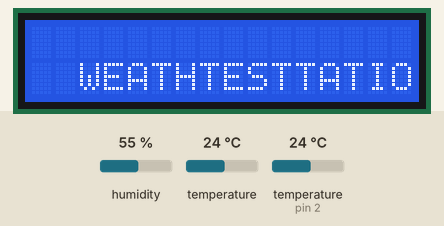
Simulated run of this sketch. Board: Arduino Uno, built with avr-gcc and run on an emulated ATmega328P. Parts: 16×2 character LCD. The test bench sets the inputs (shaded band); at power-on: humidity 55 %, temperature 24 °C, temperature (sensor on pin 2) 24 °C. The local clock reads 2024-03-15 10:24:30 at power-on unless the sketch sets it.

Above: at 1.7 s.
1.8 s: humidity set to 22 %
At 10.4 s:
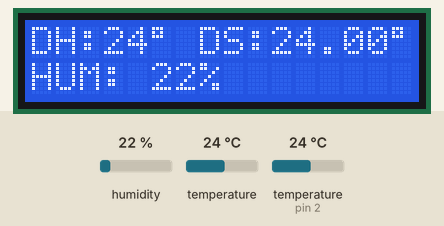
10.5 s: temperature (sensor 0) set to 12 °C
At 12.4 s:
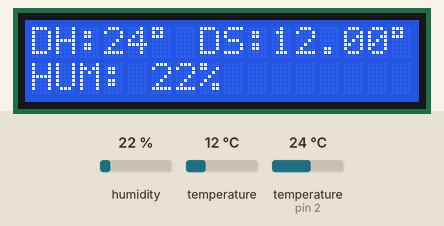
13.5 s: temperature (sensor on pin 2) set to 12 °C
At 14.8 s:
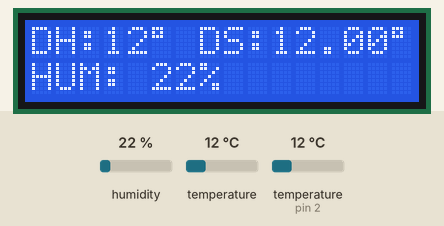
16.4 s: temperature (sensor 0) set to 19 °C
At 20.9 s:
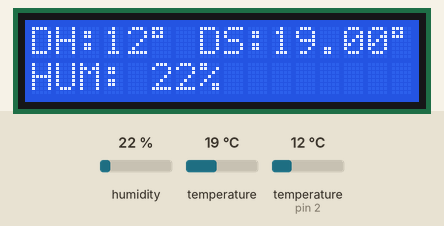
26.0 s: humidity set to 40 %
At 30.9 s:
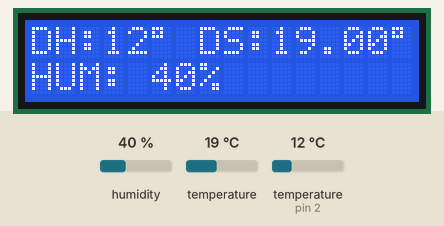
35.6 s: temperature (sensor 0) set to 28 °C
At 40.9 s:
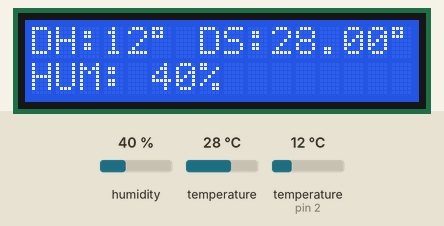
Timing chart, 0 to 42.4 s (numbered marks = the images above; inputs shaded):
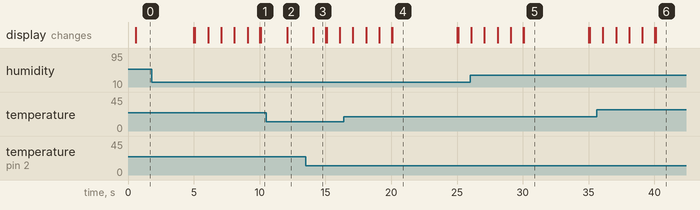

Measured:
- after the input at 10.5 s, the display: changes after 1.6 s (image 2)
- what the display in image 3 shows lasts 0.9 s, from 14.1 s to 15.0 s
- what the display in image 4 shows lasts 4.9 s, from 20.1 s to 25.0 s

The sketch:

FSM_AUTO.ino
```cpp
/*
 * Name: Weather Station
 * created: 24/08/2020
 * Author: Edgar Cano
 * Ver: 1.0
 * Rev: 18/04/2024
 */
#include <DHT.h>
#include "RTClib.h"
#include <LiquidCrystal_I2C.h>
#include <Wire.h>

#define DHTPin  2
#define DHTType DHT11

/* Definiendo FSM*/
int currentState = 0;
#define nullState 0
#define state1    1
#define state2    2
#define state3    3

/* Definiendo pantalla activa de datos*/
int displayWindow = 0;
#define lcdWelcome  0
#define lcdDateHour 1
#define lcdDht11    2

int temp = 0;
int Hum = 0;
float tempDS = 0;

unsigned long previousMillisState1 = 0;
long intervalState1 = 500;

unsigned long previousMillisState2 = 0;
long intervalState2 = 2000;

unsigned long previousMillisState3 = 0;
long intervalState3 = 5000;

LiquidCrystal_I2C lcd(0x27, 16, 2);
RTC_DS3231 rtc;
DHT dht11(DHTPin, DHTType);

/*Control de tiempos de los estados ***************************************************************/
void TimeControlStates(){

 unsigned long currentMillis = millis();
 /* STATE 1 (Refresh Screen) - Cada 0.5 seg*/
  if (((currentMillis - previousMillisState1) >= intervalState1) && (currentState == nullState)){
    previousMillisState1 = currentMillis;
    currentState = state1;
  }
 /* STATE 2 (Read Sensors) - Cada 2.0 seg*/
  if (((currentMillis - previousMillisState2) >= intervalState2) && (currentState == nullState)){
    previousMillisState2 = currentMillis;
    currentState = state2;
  }
 /* STATE 3 (Switching Screen) - Cada 5.0 seg*/
  if (((currentMillis - previousMillisState3) >= intervalState3) && (currentState == nullState)){
    previousMillisState3 = currentMillis;
    currentState = state3;
  }
}
/*Máquina de estados********************************************************************************/
void MachineStates(){
  switch(currentState){
    case nullState:
    break;
    case state1:
      stateOne();
    break;
    case state2:
      stateTwo();
    break;
    case state3:
      stateThree();
    break;
    default:
    break;
  }
  // Regresando el estado actual al estado por defecto IDLE (nullstae)
  if(currentState !=  nullState) currentState =  nullState;
}
/* STATE 1 : Refrezca las pantallas cada 0.5seg*/
void stateOne(){
  switch(displayWindow){
    /*pantalla bienvenida (solo se visualiza la primera vez)*/
    case lcdWelcome:
      displayWelcome();
    break;
    /*pantalla Fecha y hora (el refrezco se nota al cambiar los seg)*/
    case lcdDateHour:
      displayDate();
      displayHour();
    break;
    /*pantalla temperatura y humedad (cambia si un parametro se actualiza dentro de 2 seg)*/
    case lcdDht11:
      displayDHT11();
    break;
    default:
    break;
  }
}
/* STATE 2 : Lee los sensores*/
void stateTwo(){
  temp = dht11.readTemperature();
  Hum = dht11.readHumidity();
  tempDS = rtc.getTemperature();
  /*temp del DS3231*/
}
/* STATE 3 : cambia y borra la pantalla según el estado actual*/
void stateThree(){
  switch(displayWindow){
    case lcdWelcome:
      cleanDisplay();
      displayWindow = lcdDateHour;
    break;
    case lcdDateHour:
      cleanDisplay();
      displayWindow = lcdDht11;
    break;
    case lcdDht11:
      cleanDisplay();
      displayWindow = lcdDateHour;
    break;
    default:
    break;
  }
}

/*PANTALLAS**********************************************************************/
void displayWelcome(){
  lcd.setCursor(2, 1);
  lcd.print("WEATHER STATION");
  lcd.setCursor(7, 2);
  lcd.print("TEST");
}
void displayDate(){
  DateTime now = rtc.now();
  char _bufferFecha[12];
  lcd.setCursor(0, 0);
  formatoFecha(_bufferFecha, now.day(), now.month(), now.year() );
  lcd.print(_bufferFecha);
}
void displayHour(){
  DateTime now = rtc.now();
  char _bufferHora[10];
  lcd.setCursor(0, 1);
  formatoHora( _bufferHora, now.hour(), now.minute(), now.second() );
  lcd.print(_bufferHora);
}
void formatoFecha(char bufferFecha[12], int numDia, int numMes, int numA){
  sprintf(bufferFecha, "%02d/%02d/%04d", numDia, numMes, numA);
}
void formatoHora(char bufferHora[10], int hora, int minu, int seg){
  sprintf(bufferHora, "%02d:%02d:%02d", hora, minu, seg);
}

void displayDHT11(){
    char symbol = 223;
    lcd.setCursor(0, 0);
    lcd.print("DH:");
    lcd.print(temp);
    lcd.print(symbol);
    lcd.print(" DS:");
    lcd.print(tempDS);
    lcd.print(symbol);
    lcd.setCursor(0, 1);
    lcd.print("HUM: ");
    lcd.print(Hum);
    lcd.print("%");
}
void cleanDisplay(){
   lcd.clear();
}
// subsystema principal
void setup() {
  Serial.begin(9600);
  dht11.begin();
  rtc.begin();
//  rtc.adjust(DateTime(F(__DATE__), F(__TIME__)));
  lcd.init();
  lcd.backlight();
  delay(500);
}
void loop() {
  TimeControlStates();
  MachineStates();
}
// END Code
```
